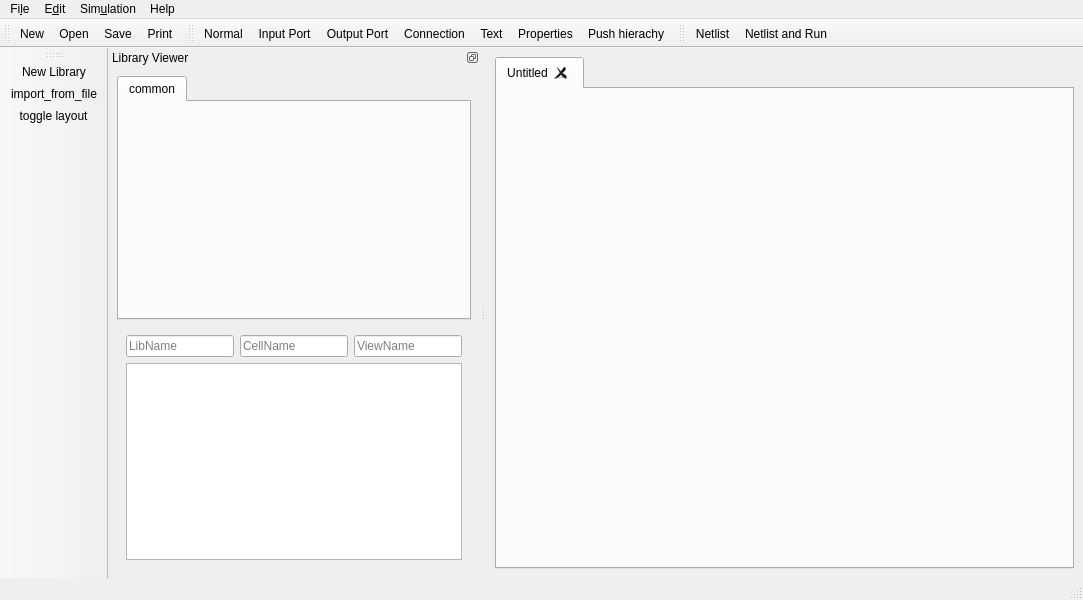
<?xml version="1.0" encoding="UTF-8"?>
<ui version="4.0">
 <class>MainWindow</class>
 <widget class="QMainWindow" name="MainWindow">
  <property name="geometry">
   <rect>
    <x>0</x>
    <y>0</y>
    <width>1083</width>
    <height>600</height>
   </rect>
  </property>
  <property name="windowTitle">
   <string>Spyce Simple python circuit editor</string>
  </property>
  <property name="windowIcon">
   <iconset resource="Spyce.qrc">
    <normaloff>:/icons/feather/cpu.svg</normaloff>:/icons/feather/cpu.svg</iconset>
  </property>
  <widget class="QWidget" name="centralwidget">
   <layout class="QHBoxLayout" name="horizontalLayout">
    <item>
     <widget class="QTabWidget" name="tabWidget">
      <property name="palette">
       <palette>
        <active>
         <colorrole role="Highlight">
          <brush brushstyle="SolidPattern">
           <color alpha="255">
            <red>170</red>
            <green>0</green>
            <blue>255</blue>
           </color>
          </brush>
         </colorrole>
        </active>
        <inactive>
         <colorrole role="Highlight">
          <brush brushstyle="SolidPattern">
           <color alpha="255">
            <red>170</red>
            <green>0</green>
            <blue>255</blue>
           </color>
          </brush>
         </colorrole>
        </inactive>
        <disabled>
         <colorrole role="Highlight">
          <brush brushstyle="SolidPattern">
           <color alpha="255">
            <red>227</red>
            <green>229</green>
            <blue>231</blue>
           </color>
          </brush>
         </colorrole>
        </disabled>
       </palette>
      </property>
      <property name="currentIndex">
       <number>0</number>
      </property>
      <property name="documentMode">
       <bool>false</bool>
      </property>
      <property name="tabsClosable">
       <bool>true</bool>
      </property>
      <property name="movable">
       <bool>true</bool>
      </property>
      <widget class="QWidget" name="Untitled">
       <attribute name="title">
        <string>Untitled</string>
       </attribute>
      </widget>
     </widget>
    </item>
   </layout>
  </widget>
  <widget class="QMenuBar" name="menubar">
   <property name="geometry">
    <rect>
     <x>0</x>
     <y>0</y>
     <width>1083</width>
     <height>29</height>
    </rect>
   </property>
   <widget class="QMenu" name="menuFile">
    <property name="title">
     <string>Fi&amp;le</string>
    </property>
    <addaction name="actionNew"/>
    <addaction name="actionOpen"/>
    <addaction name="actionSave"/>
    <addaction name="actionSave_as"/>
    <addaction name="separator"/>
    <addaction name="actionPrint"/>
    <addaction name="actionPrint_hierarchy"/>
    <addaction name="separator"/>
    <addaction name="actionQuit"/>
   </widget>
   <widget class="QMenu" name="menuEdit">
    <property name="title">
     <string>E&amp;dit</string>
    </property>
    <widget class="QMenu" name="menuAdd">
     <property name="title">
      <string>&amp;Add</string>
     </property>
     <addaction name="actionInput_Port"/>
     <addaction name="actionOutput_Port"/>
     <addaction name="actionConnection"/>
     <addaction name="actionText"/>
    </widget>
    <addaction name="actionCut"/>
    <addaction name="actionCopy"/>
    <addaction name="actionPaste"/>
    <addaction name="separator"/>
    <addaction name="actionProperties"/>
    <addaction name="menuAdd"/>
    <addaction name="separator"/>
    <addaction name="actionPreferences"/>
   </widget>
   <widget class="QMenu" name="menuSimulation">
    <property name="title">
     <string>Sim&amp;ulation</string>
    </property>
    <widget class="QMenu" name="menuLanguage">
     <property name="title">
      <string>&amp;Language</string>
     </property>
    </widget>
    <addaction name="menuLanguage"/>
    <addaction name="actionNetlist"/>
    <addaction name="actionNetlist_and_Run"/>
   </widget>
   <widget class="QMenu" name="menuHelp">
    <property name="title">
     <string>Help</string>
    </property>
    <addaction name="actionManual"/>
    <addaction name="actionWebsite"/>
    <addaction name="separator"/>
    <addaction name="actionabout"/>
   </widget>
   <addaction name="menuFile"/>
   <addaction name="menuEdit"/>
   <addaction name="menuSimulation"/>
   <addaction name="menuHelp"/>
  </widget>
  <widget class="QStatusBar" name="statusbar"/>
  <widget class="QToolBar" name="toolBar_File">
   <property name="minimumSize">
    <size>
     <width>0</width>
     <height>0</height>
    </size>
   </property>
   <property name="windowTitle">
    <string>toolBar</string>
   </property>
   <property name="autoFillBackground">
    <bool>true</bool>
   </property>
   <attribute name="toolBarArea">
    <enum>TopToolBarArea</enum>
   </attribute>
   <attribute name="toolBarBreak">
    <bool>false</bool>
   </attribute>
   <addaction name="actionNew"/>
   <addaction name="actionOpen"/>
   <addaction name="actionSave"/>
   <addaction name="actionPrint"/>
  </widget>
  <widget class="QDockWidget" name="LibraryWidget">
   <property name="enabled">
    <bool>true</bool>
   </property>
   <property name="windowIcon">
    <iconset resource="Spyce.qrc">
     <normaloff>:/icons/feather/layout.svg</normaloff>:/icons/feather/layout.svg</iconset>
   </property>
   <property name="toolTip">
    <string>Library Viewer. Drag and Drop Items to Schematic viewer</string>
   </property>
   <property name="autoFillBackground">
    <bool>false</bool>
   </property>
   <property name="features">
    <set>QDockWidget::DockWidgetFloatable|QDockWidget::DockWidgetMovable</set>
   </property>
   <property name="windowTitle">
    <string>Library Viewer</string>
   </property>
   <attribute name="dockWidgetArea">
    <number>1</number>
   </attribute>
   <widget class="QWidget" name="dockWidgetContents_2">
    <layout class="QVBoxLayout" name="verticalLayout_3">
     <item>
      <widget class="QTabWidget" name="LibrarySymbolView">
       <property name="enabled">
        <bool>true</bool>
       </property>
       <property name="autoFillBackground">
        <bool>true</bool>
       </property>
       <property name="currentIndex">
        <number>0</number>
       </property>
       <widget class="QWidget" name="tab">
        <attribute name="title">
         <string>common</string>
        </attribute>
       </widget>
      </widget>
     </item>
     <item>
      <widget class="QWidget" name="LibraryTreeView" native="true">
       <property name="enabled">
        <bool>true</bool>
       </property>
       <property name="autoFillBackground">
        <bool>true</bool>
       </property>
       <layout class="QVBoxLayout" name="verticalLayout_2">
        <item>
         <layout class="QVBoxLayout" name="verticalLayout">
          <item>
           <layout class="QHBoxLayout" name="horizontalLayout_2">
            <item>
             <widget class="QLineEdit" name="LibFilterLineEdit">
              <property name="autoFillBackground">
               <bool>false</bool>
              </property>
              <property name="placeholderText">
               <string>LibName</string>
              </property>
             </widget>
            </item>
            <item>
             <widget class="QLineEdit" name="CellFilterLineEdit">
              <property name="placeholderText">
               <string>CellName</string>
              </property>
             </widget>
            </item>
            <item>
             <widget class="QLineEdit" name="ViewFilterLineEdit">
              <property name="placeholderText">
               <string>ViewName</string>
              </property>
             </widget>
            </item>
           </layout>
          </item>
          <item>
           <widget class="QTreeView" name="LibTreeView">
            <property name="autoFillBackground">
             <bool>true</bool>
            </property>
            <property name="alternatingRowColors">
             <bool>true</bool>
            </property>
            <property name="sortingEnabled">
             <bool>true</bool>
            </property>
           </widget>
          </item>
         </layout>
        </item>
       </layout>
      </widget>
     </item>
    </layout>
   </widget>
  </widget>
  <widget class="QToolBar" name="toolBar_Library">
   <property name="windowTitle">
    <string>toolBar_2</string>
   </property>
   <attribute name="toolBarArea">
    <enum>LeftToolBarArea</enum>
   </attribute>
   <attribute name="toolBarBreak">
    <bool>false</bool>
   </attribute>
   <addaction name="actionNew_Library"/>
   <addaction name="actionimport_from_file"/>
   <addaction name="actiontoggle_layout"/>
  </widget>
  <widget class="QToolBar" name="toolBar_Editor">
   <property name="windowTitle">
    <string>toolBar_2</string>
   </property>
   <attribute name="toolBarArea">
    <enum>TopToolBarArea</enum>
   </attribute>
   <attribute name="toolBarBreak">
    <bool>false</bool>
   </attribute>
   <addaction name="actionNormal"/>
   <addaction name="actionInput_Port"/>
   <addaction name="actionOutput_Port"/>
   <addaction name="actionConnection"/>
   <addaction name="actionText"/>
   <addaction name="actionProperties"/>
   <addaction name="actionPush_hierachy"/>
  </widget>
  <widget class="QToolBar" name="toolBar_Simulation">
   <property name="windowTitle">
    <string>toolBar_3</string>
   </property>
   <attribute name="toolBarArea">
    <enum>TopToolBarArea</enum>
   </attribute>
   <attribute name="toolBarBreak">
    <bool>false</bool>
   </attribute>
   <addaction name="actionNetlist"/>
   <addaction name="actionNetlist_and_Run"/>
  </widget>
  <action name="actionNew">
   <property name="icon">
    <iconset resource="Spyce.qrc">
     <normaloff>:/icons/feather/file-plus.svg</normaloff>:/icons/feather/file-plus.svg</iconset>
   </property>
   <property name="text">
    <string>New</string>
   </property>
   <property name="shortcut">
    <string>Ctrl+N</string>
   </property>
  </action>
  <action name="actionSave">
   <property name="icon">
    <iconset resource="Spyce.qrc">
     <normaloff>:/icons/feather/save.svg</normaloff>:/icons/feather/save.svg</iconset>
   </property>
   <property name="text">
    <string>Save</string>
   </property>
   <property name="shortcut">
    <string>Ctrl+S</string>
   </property>
  </action>
  <action name="actionSave_as">
   <property name="text">
    <string>Save as</string>
   </property>
  </action>
  <action name="actionPrint">
   <property name="icon">
    <iconset resource="Spyce.qrc">
     <normaloff>:/icons/feather/printer.svg</normaloff>:/icons/feather/printer.svg</iconset>
   </property>
   <property name="text">
    <string>Print</string>
   </property>
   <property name="shortcut">
    <string>Ctrl+P</string>
   </property>
  </action>
  <action name="actionPrint_hierarchy">
   <property name="text">
    <string>Print &amp;hierarchy</string>
   </property>
  </action>
  <action name="actionCopy">
   <property name="icon">
    <iconset resource="Spyce.qrc">
     <normaloff>:/icons/feather/copy.svg</normaloff>:/icons/feather/copy.svg</iconset>
   </property>
   <property name="text">
    <string>Copy</string>
   </property>
   <property name="shortcut">
    <string>Ctrl+C</string>
   </property>
  </action>
  <action name="actionPaste">
   <property name="icon">
    <iconset resource="Spyce.qrc">
     <normaloff>:/icons/feather/clipboard.svg</normaloff>:/icons/feather/clipboard.svg</iconset>
   </property>
   <property name="text">
    <string>Paste</string>
   </property>
   <property name="shortcut">
    <string>Ctrl+V</string>
   </property>
  </action>
  <action name="actionCut">
   <property name="icon">
    <iconset resource="Spyce.qrc">
     <normaloff>:/icons/feather/scissors.svg</normaloff>:/icons/feather/scissors.svg</iconset>
   </property>
   <property name="text">
    <string>Cut</string>
   </property>
   <property name="shortcut">
    <string>Ctrl+X</string>
   </property>
  </action>
  <action name="actionNetlist">
   <property name="icon">
    <iconset resource="Spyce.qrc">
     <normaloff>:/icons/feather/file-text.svg</normaloff>:/icons/feather/file-text.svg</iconset>
   </property>
   <property name="text">
    <string>Netlist</string>
   </property>
  </action>
  <action name="actionNetlist_and_Run">
   <property name="icon">
    <iconset resource="Spyce.qrc">
     <normaloff>:/icons/feather/play.svg</normaloff>:/icons/feather/play.svg</iconset>
   </property>
   <property name="text">
    <string>Netlist and &amp;Run</string>
   </property>
  </action>
  <action name="actionProperties">
   <property name="icon">
    <iconset resource="Spyce.qrc">
     <normaloff>:/icons/feather/list.svg</normaloff>:/icons/feather/list.svg</iconset>
   </property>
   <property name="text">
    <string>Properties</string>
   </property>
  </action>
  <action name="actionInput_Port">
   <property name="icon">
    <iconset resource="Spyce.qrc">
     <normaloff>:/icons/Spyce_Icons/inport.svg</normaloff>:/icons/Spyce_Icons/inport.svg</iconset>
   </property>
   <property name="text">
    <string>Input Port</string>
   </property>
  </action>
  <action name="actionOutput_Port">
   <property name="icon">
    <iconset resource="Spyce.qrc">
     <normaloff>:/icons/Spyce_Icons/outport.svg</normaloff>:/icons/Spyce_Icons/outport.svg</iconset>
   </property>
   <property name="text">
    <string>Output Port</string>
   </property>
  </action>
  <action name="actionConnection">
   <property name="icon">
    <iconset resource="Spyce.qrc">
     <normaloff>:/icons/Spyce_Icons/node.svg</normaloff>:/icons/Spyce_Icons/node.svg</iconset>
   </property>
   <property name="text">
    <string>Connection</string>
   </property>
  </action>
  <action name="actionText">
   <property name="icon">
    <iconset resource="Spyce.qrc">
     <normaloff>:/icons/feather/type.svg</normaloff>:/icons/feather/type.svg</iconset>
   </property>
   <property name="text">
    <string>Text</string>
   </property>
  </action>
  <action name="actionPreferences">
   <property name="icon">
    <iconset resource="Spyce.qrc">
     <normaloff>:/icons/feather/settings.svg</normaloff>:/icons/feather/settings.svg</iconset>
   </property>
   <property name="text">
    <string>Preferences</string>
   </property>
  </action>
  <action name="actionManual">
   <property name="text">
    <string>Manual</string>
   </property>
  </action>
  <action name="actionWebsite">
   <property name="text">
    <string>Website</string>
   </property>
  </action>
  <action name="actionabout">
   <property name="text">
    <string>about</string>
   </property>
  </action>
  <action name="actionOpen">
   <property name="icon">
    <iconset resource="Spyce.qrc">
     <normaloff>:/icons/feather/file.svg</normaloff>:/icons/feather/file.svg</iconset>
   </property>
   <property name="text">
    <string>Open</string>
   </property>
  </action>
  <action name="actionNew_Library">
   <property name="icon">
    <iconset resource="Spyce.qrc">
     <normaloff>:/icons/feather/folder-plus.svg</normaloff>:/icons/feather/folder-plus.svg</iconset>
   </property>
   <property name="text">
    <string>New Library</string>
   </property>
   <property name="toolTip">
    <string>create a new library</string>
   </property>
  </action>
  <action name="actionimport_from_file">
   <property name="icon">
    <iconset resource="Spyce.qrc">
     <normaloff>:/icons/feather/download.svg</normaloff>:/icons/feather/download.svg</iconset>
   </property>
   <property name="text">
    <string>import_from_file</string>
   </property>
   <property name="toolTip">
    <string>import Myhdl block</string>
   </property>
  </action>
  <action name="actiontoggle_layout">
   <property name="icon">
    <iconset resource="Spyce.qrc">
     <normaloff>:/icons/feather/layout.svg</normaloff>:/icons/feather/layout.svg</iconset>
   </property>
   <property name="text">
    <string>toggle layout</string>
   </property>
   <property name="toolTip">
    <string>toggle layout (Symbol view/Tree viw)</string>
   </property>
  </action>
  <action name="actionPush_hierachy">
   <property name="icon">
    <iconset resource="Spyce.qrc">
     <normaloff>:/icons/feather/zap.svg</normaloff>:/icons/feather/zap.svg</iconset>
   </property>
   <property name="text">
    <string>Push hierachy</string>
   </property>
  </action>
  <action name="actionQuit">
   <property name="text">
    <string>Quit</string>
   </property>
   <property name="shortcut">
    <string>Ctrl+Q</string>
   </property>
   <property name="menuRole">
    <enum>QAction::QuitRole</enum>
   </property>
  </action>
  <action name="actionNormal">
   <property name="icon">
    <iconset resource="Spyce.qrc">
     <normaloff>:/icons/feather/mouse-pointer.svg</normaloff>:/icons/feather/mouse-pointer.svg</iconset>
   </property>
   <property name="text">
    <string>Normal</string>
   </property>
   <property name="toolTip">
    <string>Normal Mode</string>
   </property>
   <property name="shortcut">
    <string>Esc</string>
   </property>
  </action>
 </widget>
 <resources>
  <include location="Spyce.qrc"/>
 </resources>
 <connections/>
</ui>
